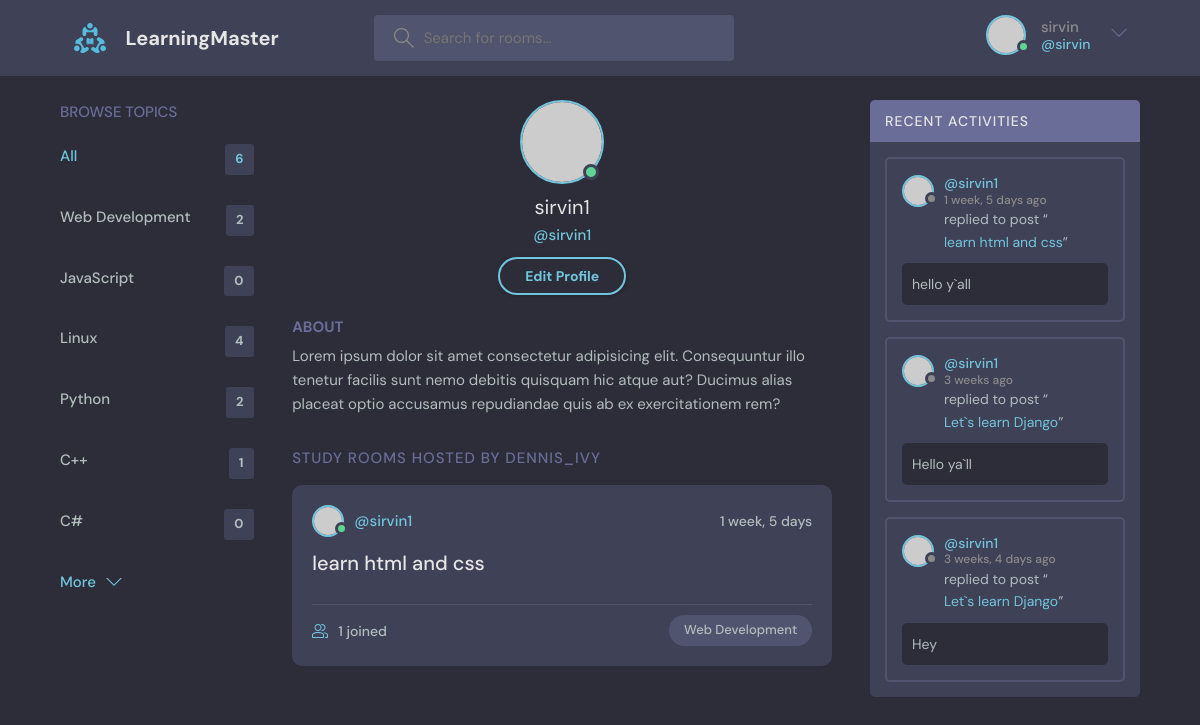
The app's page /profile/2/ (signed in) with its own data.
### base/models.py (models this page shows, shortened)
class Topic(models.Model):
    name = models.CharField(max_length=200)

class Room(models.Model):
    host = models.ForeignKey(User, on_delete= models.SET_NULL, null=True)
    topic = models.ForeignKey(Topic, on_delete= models.SET_NULL, null=True)
    name = models.CharField(max_length=200)
    description = models.TextField(null=True, blank=True)
    participants = models.ManyToManyField(User,related_name='participants',blank=True)
    updated = models.DateTimeField(auto_now=True)
    created = models.DateTimeField(auto_now_add=True)
    class Meta:
        ordering = [
            '-updated','-created'
        ]
    def __str__(self):
        return self.name

class Message(models.Model):
    user = models.ForeignKey(User, on_delete=models.CASCADE)
    room = models.ForeignKey(Room, on_delete= models.CASCADE)
    body = models.TextField()
    updated = models.DateTimeField(auto_now=True)
    created = models.DateTimeField(auto_now_add=True)
    class Meta:
        ordering = [
            '-updated','-created'
        ]

### base/views.py (the view)
# urls.py: path('profile/<str:pk>/',views.user_profile, name="user-profile"),
def user_profile(request,pk):
    user = User.objects.get(id=pk)
    rooms = user.room_set.all()
    room_messages = user.message_set.all()
    topics = Topic.objects.all()
    context = {'user':user,'rooms':rooms,'room_messages':room_messages,'topics':topics}
    return render(request,'base/profile.html',context)

### base/templates/base/profile.html
{% extends 'main.html' %}
{% block content %}
<main class="profile-page layout layout--3">
  <div class="container">
    {% include 'base/topics_comp.html' %}
    <div class="roomList">
      <div class="profile">
        <div class="profile__avatar">
          <div class="avatar avatar--large active">
            <img src="https://randomuser.me/api/portraits/men/11.jpg" />
          </div>
        </div>
        <div class="profile__info">
          <h3>{{user.username}}</h3>
          <p>@{{user.username}}</p>
          <a href="edit-user.html" class="btn btn--main btn--pill">Edit Profile</a>
        </div>
        <div class="profile__about">
          <h3>About</h3>
          <p>
            Lorem ipsum dolor sit amet consectetur adipisicing elit. Consequuntur illo tenetur
            facilis sunt nemo debitis quisquam hic atque aut? Ducimus alias placeat optio
            accusamus repudiandae quis ab ex exercitationem rem?
          </p>
        </div>
      </div>
      <div class="roomList__header">
        <div>
          <h2>Study Rooms Hosted by dennis_ivy</a>
          </h2>
        </div>
      </div>
      {% include 'base/feed_comp.html' %}
    </div>
    {% include 'base/activity_comp.html' %}
  </div>
</main>
{% endblock content %}

### templates/navbar.html (shortened to what this page needs)
{% load static %}
<header class="header header--loggedIn">
  <div class="container">
    <a href="{% url 'home' %}" class="header__logo">
      <img src="{% static 'images/logo.svg' %}" />
      <h1>LearningMaster</h1>
    </a>
    <form class="header__search" action="{% url 'home' %}" method="get">
      <label>
        <input name="q" placeholder="Search for rooms..." />
      </label>
    </form>
    <nav class="header__menu">
      {% if request.user.is_authenticated %}
      <div class="header__user">
        <a href="profile.html">
          <div class="avatar avatar--medium active">
            <img src="https://randomuser.me/api/portraits/men/37.jpg" />
          </div>
          <p>{{request.user.username}}<span>@{{request.user.username}}</span></p>
        </a>
        <button class="dropdown-button">
          <svg version="1.1" xmlns="http://www.w3.org/2000/svg" width="32" height="32" viewBox="0 0 32 32">
            <title>chevron-down</title>
            <path d="M16 21l-13-13h-3l16 16 16-16h-3l-13 13z"></path>
          </svg>
        </button>
      </div>
      {% else %}
      <a href="{% url 'login' %}">
        <img src="{% static 'images/avatar.svg' %}" />
        <p>Login</p>
      </a>
      {% endif %}
    </nav>
  </div>
</header>

### base/templates/base/topics_comp.html
<div class="topics">
  <div class="topics__header">
    <h2>Browse Topics</h2>
  </div>
  <ul class="topics__list">
    <li>
      <a href="{% url 'home' %}" class="active">All <span>{{topics.count}}</span></a>
    </li>
    {% for topic in topics %}
    <li>
      <a href="{% url 'home'%}?q={{topic.name}}">{{topic.name}} <span>{{topic.room_set.all.count}}</span></a>
    </li>
    {% endfor %}
  </ul>
  <a class="btn btn--link" href="topics.html">
    More
    <svg version="1.1" xmlns="http://www.w3.org/2000/svg" width="32" height="32" viewBox="0 0 32 32">
      <title>chevron-down</title>
      <path d="M16 21l-13-13h-3l16 16 16-16h-3l-13 13z"></path>
    </svg>
  </a>
</div>

### base/templates/base/feed_comp.html (shortened to what this page needs)
{% for room in rooms %}
<div class="roomListRoom">
  <div class="roomListRoom__header">
    <a href="{% url 'user-profile' user.id %}" class="roomListRoom__author">
      <div class="avatar avatar--small active">
        <img src="https://randomuser.me/api/portraits/men/11.jpg" />
      </div>
      <span>@{{room.host.username}}</span>
    </a>
    <div class="roomListRoom__actions">
      <span>{{room.created|timesince    }}</span>
    </div>
  </div>
  <div class="roomListRoom__content">
    <a href="{% url 'room' room.id %}">{{room.name}}</a>
  </div>
  <div class="roomListRoom__meta">
    <a href="{% url 'room' room.id %}" class="roomListRoom__joined">
      {{room.participants.all.count}} joined
    </a>
    <p class="roomListRoom__topic">{{room.topic.name}}</p>
  </div>
</div>
{% endfor %}

### base/templates/base/activity_comp.html (shortened to what this page needs)
<div class="activities">
  <div class="activities__header">
    <h2>Recent Activities</h2>
  </div>
  {% for message in room_messages%}
  <div class="activities__box">
    <div class="activities__boxHeader roomListRoom__header">
      <a href="{% url 'user-profile' message.user.id %}" class="roomListRoom__author">
        <div class="avatar avatar--small">
          <img src="https://randomuser.me/api/portraits/women/11.jpg" />
        </div>
        <p>
          @{{message.user}}
          <span>  {{message.created|timesince}} ago</span>
        </p>
      </a>
    </div>
    <div class="activities__boxContent">
      <p>replied to post “<a href="{% url 'room' message.room.id %}">{{message.room}}</a>”</p>
      <div class="activities__boxRoomContent">
        {{message.body}}
      </div>
    </div>
  </div>
  {% endfor %}
</div>

### records on screen
Topic: name "Web Development", room_set.all.count "2"
Topic: name "JavaScript", room_set.all.count "0"
Topic: name "Linux", room_set.all.count "4"
Topic: name "Python", room_set.all.count "2"
Topic: name "C++", room_set.all.count "1"
Topic: name "C#", room_set.all.count "0"
Room: host.username "sirvin1", created "1 week, 5 days", name "learn html and css", participants.all.count "1", topic.name "Web Development"
Message: user "sirvin1", created "1 week, 5 days", room "learn html and css", body "hello y`all"
Message: user "sirvin1", created "3 weeks", room "Let`s learn Django", body "Hello ya`ll"
Message: user "sirvin1", created "3 weeks, 4 days", room "Let`s learn Django", body "Hey"

### other values on screen
{{ request.user.username }} "sirvin"
{{ topics.count }} "6"
{{ user.username }} "sirvin1"
